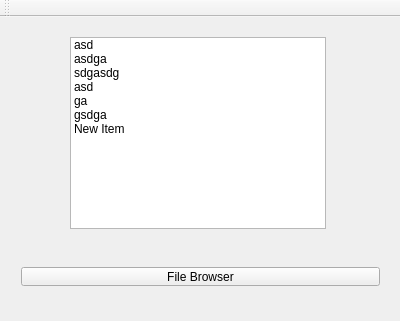
<?xml version="1.0" encoding="UTF-8"?>
<ui version="4.0">
 <class>HDR</class>
 <widget class="QMainWindow" name="HDR">
  <property name="geometry">
   <rect>
    <x>0</x>
    <y>0</y>
    <width>400</width>
    <height>321</height>
   </rect>
  </property>
  <property name="windowTitle">
   <string>HDR</string>
  </property>
  <widget class="QWidget" name="centralWidget">
   <widget class="QWidget" name="horizontalLayoutWidget">
    <property name="geometry">
     <rect>
      <x>10</x>
      <y>239</y>
      <width>381</width>
      <height>41</height>
     </rect>
    </property>
    <layout class="QHBoxLayout" name="horizontalLayout">
     <item>
      <widget class="QPushButton" name="fileBrowser">
       <property name="text">
        <string>File Browser</string>
       </property>
      </widget>
     </item>
    </layout>
   </widget>
   <widget class="QListWidget" name="listWidget">
    <property name="geometry">
     <rect>
      <x>70</x>
      <y>20</y>
      <width>256</width>
      <height>192</height>
     </rect>
    </property>
    <item>
     <property name="text">
      <string>asd</string>
     </property>
    </item>
    <item>
     <property name="text">
      <string>asdga</string>
     </property>
    </item>
    <item>
     <property name="text">
      <string>sdgasdg</string>
     </property>
    </item>
    <item>
     <property name="text">
      <string>asd</string>
     </property>
    </item>
    <item>
     <property name="text">
      <string>ga</string>
     </property>
    </item>
    <item>
     <property name="text">
      <string>gsdga</string>
     </property>
    </item>
    <item>
     <property name="text">
      <string>New Item</string>
     </property>
    </item>
   </widget>
  </widget>
  <widget class="QMenuBar" name="menuBar">
   <property name="geometry">
    <rect>
     <x>0</x>
     <y>0</y>
     <width>400</width>
     <height>23</height>
    </rect>
   </property>
  </widget>
  <widget class="QToolBar" name="mainToolBar">
   <attribute name="toolBarArea">
    <enum>TopToolBarArea</enum>
   </attribute>
   <attribute name="toolBarBreak">
    <bool>false</bool>
   </attribute>
  </widget>
 </widget>
 <layoutdefault spacing="6" margin="11"/>
 <resources/>
 <connections/>
</ui>
